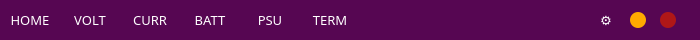
   <widget class="QFrame" name="top_bar">
    <property name="geometry">
     <rect>
      <x>0</x>
      <y>0</y>
      <width>700</width>
      <height>40</height>
     </rect>
    </property>
    <property name="styleSheet">
     <string notr="true">	background-color:			rgb(86,6,82);
	border-radius: 				0px;
	border-top-right-radius:	25px;
	border-top-left-radius:	25px;</string>
    </property>
    <property name="frameShape">
     <enum>QFrame::NoFrame</enum>
    </property>
    <property name="frameShadow">
     <enum>QFrame::Raised</enum>
    </property>
    <property name="lineWidth">
     <number>1</number>
    </property>
    <property name="midLineWidth">
     <number>0</number>
    </property>
    <widget class="QPushButton" name="btn_home">
     <property name="geometry">
      <rect>
       <x>0</x>
       <y>0</y>
       <width>60</width>
       <height>40</height>
      </rect>
     </property>
     <property name="font">
      <font>
       <family>Segoe UI Black</family>
       <pointsize>10</pointsize>
      </font>
     </property>
     <property name="styleSheet">
      <string notr="true">QPushButton {
	color:									rgb(255, 255, 255);
	border-radius: 					0px;
	border-top-left-radius: 		25px;
}
QPushButton:hover {	
	background-color: 			   rgb(65, 4, 62);
	border-radius: 					0px;
	border-top-left-radius: 		25px;
}
</string>
     </property>
     <property name="text">
      <string>HOME</string>
     </property>
    </widget>
    <widget class="QPushButton" name="btn_voltage">
     <property name="geometry">
      <rect>
       <x>60</x>
       <y>0</y>
       <width>60</width>
       <height>40</height>
      </rect>
     </property>
     <property name="font">
      <font>
       <family>Segoe UI Black</family>
       <pointsize>10</pointsize>
      </font>
     </property>
     <property name="styleSheet">
      <string notr="true">QPushButton {
	color:								rgb( 255, 255, 255);
	border-radius: 				0px;
}
QPushButton:hover {	
    background-color: 			   rgb(65, 4, 62);
}
</string>
     </property>
     <property name="text">
      <string>VOLT</string>
     </property>
    </widget>
    <widget class="QPushButton" name="btn_term">
     <property name="geometry">
      <rect>
       <x>300</x>
       <y>0</y>
       <width>60</width>
       <height>40</height>
      </rect>
     </property>
     <property name="font">
      <font>
       <family>Segoe UI Black</family>
       <pointsize>10</pointsize>
      </font>
     </property>
     <property name="styleSheet">
      <string notr="true">QPushButton {
	color:								rgb( 255, 255, 255);
	border-radius: 				0px;
}
QPushButton:hover {	
    background-color: 			   rgb(65, 4, 62);
}
</string>
     </property>
     <property name="text">
      <string>TERM</string>
     </property>
    </widget>
    <widget class="QPushButton" name="btn_settings">
     <property name="geometry">
      <rect>
       <x>590</x>
       <y>0</y>
       <width>32</width>
       <height>39</height>
      </rect>
     </property>
     <property name="font">
      <font>
       <family>Segoe UI Black</family>
       <pointsize>10</pointsize>
      </font>
     </property>
     <property name="styleSheet">
      <string notr="true">QPushButton {
	color:								rgb( 255, 255, 255);
}
</string>
     </property>
     <property name="text">
      <string>⚙️</string>
     </property>
    </widget>
    <widget class="QPushButton" name="btn_minimise">
     <property name="geometry">
      <rect>
       <x>630</x>
       <y>12</y>
       <width>16</width>
       <height>16</height>
      </rect>
     </property>
     <property name="font">
      <font>
       <pointsize>10</pointsize>
       <weight>75</weight>
       <bold>true</bold>
      </font>
     </property>
     <property name="styleSheet">
      <string notr="true">QPushButton {
	border-radius: 8px;
	background-color: rgb(255, 170, 0)
}
QPushButton:hover {	
	background-color: rgb(136, 91, 0)
}</string>
     </property>
     <property name="text">
      <string/>
     </property>
    </widget>
    <widget class="QPushButton" name="btn_close">
     <property name="geometry">
      <rect>
       <x>660</x>
       <y>12</y>
       <width>16</width>
       <height>16</height>
      </rect>
     </property>
     <property name="font">
      <font>
       <pointsize>10</pointsize>
       <weight>75</weight>
       <bold>true</bold>
      </font>
     </property>
     <property name="styleSheet">
      <string notr="true">QPushButton {
	border-radius: 8px;
	background-color: rgb(175, 23, 23);
}
QPushButton:hover {	
	background-color: rgb(125, 23, 23);
}</string>
     </property>
     <property name="text">
      <string/>
     </property>
    </widget>
    <widget class="QPushButton" name="btn_current">
     <property name="geometry">
      <rect>
       <x>120</x>
       <y>0</y>
       <width>60</width>
       <height>40</height>
      </rect>
     </property>
     <property name="font">
      <font>
       <family>Segoe UI Black</family>
       <pointsize>10</pointsize>
      </font>
     </property>
     <property name="styleSheet">
      <string notr="true">QPushButton {
	color:								rgb( 255, 255, 255);
	border-radius: 				0px;
}
QPushButton:hover {	
    background-color: 			   rgb(65, 4, 62);
}
</string>
     </property>
     <property name="text">
      <string>CURR</string>
     </property>
    </widget>
    <widget class="QPushButton" name="btn_battery">
     <property name="geometry">
      <rect>
       <x>180</x>
       <y>0</y>
       <width>60</width>
       <height>40</height>
      </rect>
     </property>
     <property name="font">
      <font>
       <family>Segoe UI Black</family>
       <pointsize>10</pointsize>
      </font>
     </property>
     <property name="styleSheet">
      <string notr="true">QPushButton {
	color:								rgb( 255, 255, 255);
	border-radius: 				0px;
}
QPushButton:hover {	
    background-color: 			   rgb(65, 4, 62);
}
</string>
     </property>
     <property name="text">
      <string>BATT</string>
     </property>
    </widget>
    <widget class="QPushButton" name="btn_psu">
     <property name="geometry">
      <rect>
       <x>240</x>
       <y>0</y>
       <width>60</width>
       <height>40</height>
      </rect>
     </property>
     <property name="font">
      <font>
       <family>Segoe UI Black</family>
       <pointsize>10</pointsize>
      </font>
     </property>
     <property name="styleSheet">
      <string notr="true">QPushButton {
	color:								rgb( 255, 255, 255);
	border-radius: 				0px;
}
QPushButton:hover {	
    background-color: 			   rgb(65, 4, 62);
}
</string>
     </property>
     <property name="text">
      <string>PSU</string>
     </property>
    </widget>
   </widget>
